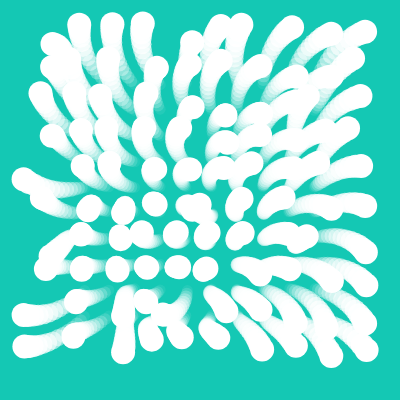
Frame 1 (no input)
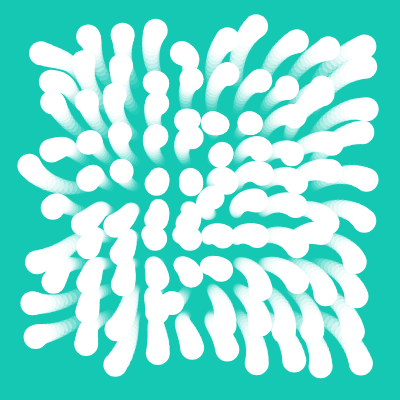
Frame 60 (no input)
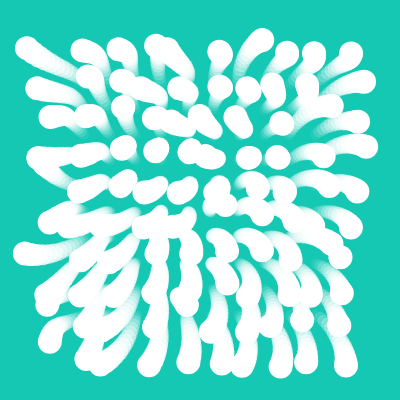
Frame 120 (the mouse pressed at the canvas centre since frame 60)

The p5.js sketch that drew these frames (run headless with seeded random() and noise() and a simulated clock; from frame 60 on, the mouse is pressed at the canvas centre):

// p5.js sketch
// ── sketch.js
let r = 15; let angles = []; let cSize = 10; let num = 15; let t = 10;

let cols = 10; let rows = 10; let size = 25;

let xoff = 0; let yoff = 0; let inc = 0.5;

function setup() {
  createCanvas(400, 400);
  angleMode(DEGREES);
  xoff = 0;
  for (let i=0; i<cols; i++) {
    angles[i] = [];
    yoff = 0;
    for (let j=0; j<rows; j++) {
      angles[i][j] = 360*noise(xoff, yoff);
      yoff += inc;
    }
    xoff += inc;
  }
}

function draw() {
  background(20, 200, 180);
  translate(width/2, height/2);
    for (let i=0; i<cols; i++) {
      for (let j=0; j<rows; j++) {
        for (let k=0; k<num; k++) { 
          noStroke();
          fill(255, 255*k/(num-1));
          
      let x = r*(k/(num-1))*cos(angles[i][j] + t * k);
      let y = r*(k/(num-1))*sin(angles[i][j] + t * k);
      let xmargin = i*size - size*cols/2 + size/2;
      let ymargin = j*size - size*rows/2 + size/2;
      ellipse(xmargin + x + (i-cols/2)*k*0.7, ymargin + y + (j-rows/2)*k*0.7, cSize+k, cSize+k);
    }
    angles[i][j] += 1;
      }
  }
}
